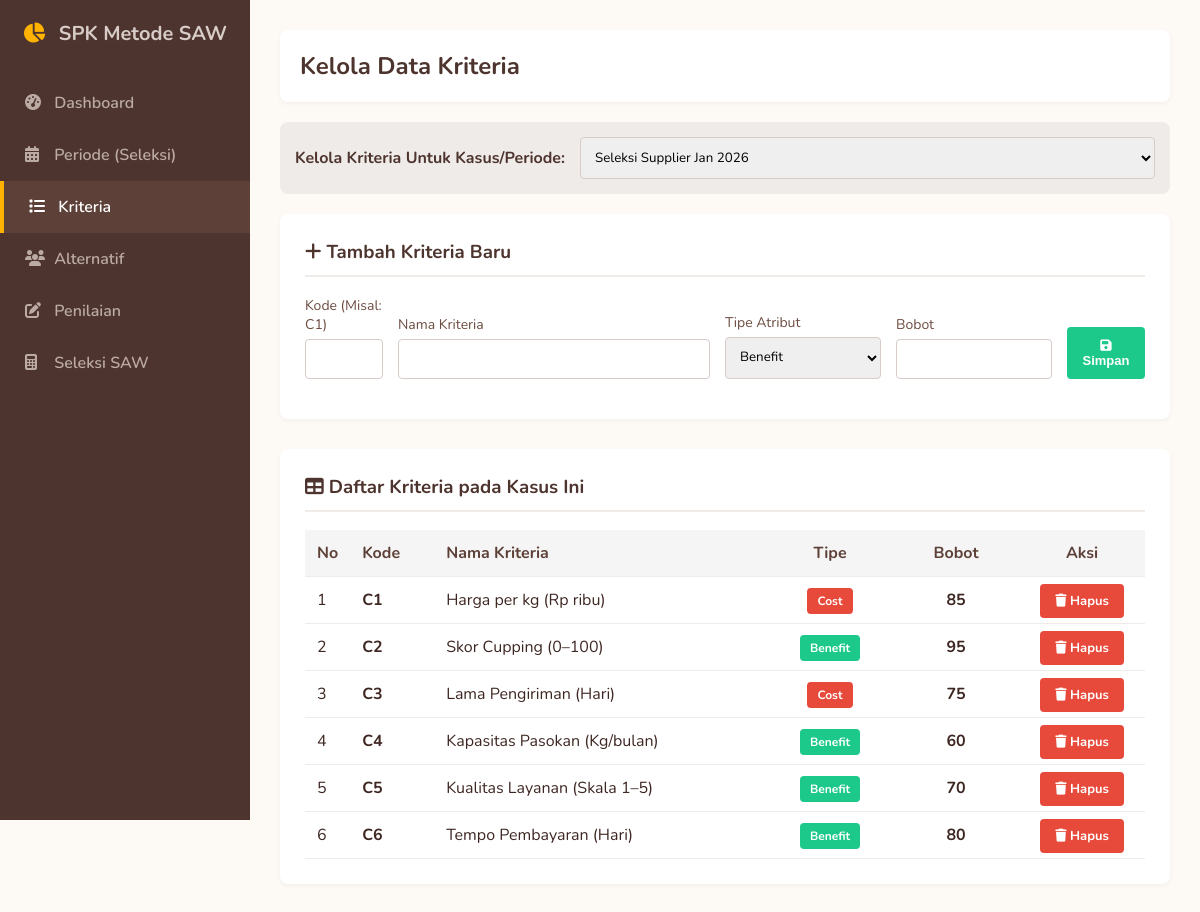
Page /kriteria.php on the committed database.
### tables this page shows
CREATE TABLE `kriteria` (
  `id_kriteria` int NOT NULL,
  `id_periode` int DEFAULT NULL,
  `kode_kriteria` varchar(10) NOT NULL,
  `nama_kriteria` varchar(100) NOT NULL,
  `tipe` enum('Benefit','Cost') NOT NULL,
  `bobot` float NOT NULL
);

### kriteria.php (the view, shortened to what this page needs)
<?php
include 'koneksi.php';
$queryPeriode = mysqli_query($conn, "SELECT * FROM periode ORDER BY id_periode DESC");
$periodeAktif = isset($_GET['id_periode']) ? $_GET['id_periode'] : '';
if (empty($periodeAktif) && mysqli_num_rows($queryPeriode) > 0) {
    $firstPeriode = mysqli_fetch_assoc(mysqli_query($conn, "SELECT id_periode FROM periode ORDER BY id_periode DESC LIMIT 1"));
    $periodeAktif = $firstPeriode['id_periode'];
}
$queryKriteria = mysqli_query($conn, "SELECT * FROM kriteria WHERE id_periode = '$periodeAktif' ORDER BY kode_kriteria ASC");
?>
<!DOCTYPE html>
<html lang="id">
<head>
    <link rel="stylesheet" href="https://cdnjs.cloudflare.com/ajax/libs/font-awesome/6.4.0/css/all.min.css">
</head>
<body>
    <div class="sidebar">
        <div class="sidebar-brand"><i class="fas fa-chart-pie"></i> SPK Metode SAW</div>
        <a href="index.php" class="nav-item"><i class="fas fa-tachometer-alt"></i> Dashboard</a>
        <a href="periode.php" class="nav-item"><i class="fas fa-calendar-alt"></i> Periode (Seleksi)</a>
        <a href="kriteria.php" class="nav-item active"><i class="fas fa-list"></i> Kriteria</a>
        <a href="alternatif.php" class="nav-item"><i class="fas fa-users"></i> Alternatif</a>
        <a href="penilaian.php" class="nav-item"><i class="fas fa-edit"></i> Penilaian</a>
        <a href="hitung.php" class="nav-item"><i class="fas fa-calculator"></i> Seleksi SAW</a>
    </div>
    <div class="main-content">
        <div class="header">
            <h2 style="margin: 0; color: #4e342e;">Kelola Data Kriteria</h2>
        </div>
        <div class="filter-box">
            <strong style="color: #4e342e;">Kelola Kriteria Untuk Kasus/Periode:</strong>
            <form action="" method="GET" style="display: flex; gap: 10px; flex: 1;">
                <select name="id_periode" style="flex: 1;" onchange="this.form.submit()">
                    <?php
                    mysqli_data_seek($queryPeriode, 0);
                    while($p = mysqli_fetch_assoc($queryPeriode)) {
                        $selected = ($p['id_periode'] == $periodeAktif) ? 'selected' : '';
                        echo "<option value='{$p['id_periode']}' $selected>{$p['nama_periode']}</option>";
                    }
                    ?>
                </select>
            </form>
        </div>
        <?php if(!empty($periodeAktif)) { ?>
        <div class="crud-box">
            <h3><i class="fas fa-plus"></i> Tambah Kriteria Baru</h3>
            <form action="" method="POST">
                <div class="form-row">
                    <div class="form-group" style="flex: 0.5;">
                        <label>Kode (Misal: C1)</label>
                        <input type="text" name="kode_kriteria" required>
                    </div>
                    <div class="form-group" style="flex: 2;">
                        <label>Nama Kriteria</label>
                        <input type="text" name="nama_kriteria" required>
                    </div>
                    <div class="form-group">
                        <label>Tipe Atribut</label>
                        <select name="tipe" required>
                            <option value="Benefit">Benefit</option>
                        </select>
                    </div>
                    <div class="form-group">
                        <label>Bobot</label>
                        <input type="number" step="0.01" name="bobot" required>
                    </div>
                    <div class="form-group" style="flex: 0.5;">
                        <button type="submit" name="simpan" class="btn btn-add" style="width: 100%; padding: 11px;"><i class="fas fa-save"></i> Simpan</button>
                    </div>
                </div>
            </form>
        </div>
        <div class="crud-box">
            <h3><i class="fas fa-table"></i> Daftar Kriteria pada Kasus Ini</h3>
            <table>
                <tr>
                    <th width="5%">No</th>
                    <th width="10%">Kode</th>
                    <th>Nama Kriteria</th>
                    <th width="15%" style="text-align: center;">Tipe</th>
                    <th width="15%" style="text-align: center;">Bobot</th>
                    <th width="15%" style="text-align: center;">Aksi</th>
                </tr>
                <?php
                $no = 1;
                while($row = mysqli_fetch_assoc($queryKriteria)) {
                    $badgeClass = ($row['tipe'] == 'Benefit') ? 'bg-benefit' : 'bg-cost';
                ?>
                <tr>
                    <td><?= $no++; ?></td>
                    <td><b><?= htmlspecialchars($row['kode_kriteria']); ?></b></td>
                    <td><?= htmlspecialchars($row['nama_kriteria']); ?></td>
                    <td style="text-align: center;"><span class="badge <?= $badgeClass ?>"><?= htmlspecialchars($row['tipe']); ?></span></td>
                    <td style="text-align: center; font-weight: bold;"><?= htmlspecialchars($row['bobot']); ?></td>
                    <td style="text-align: center;">
                        <a href="?hapus=<?= $row['id_kriteria']; ?>&id_periode=<?= $periodeAktif ?>" class="btn btn-del" onclick="return confirm('Yakin ingin menghapus kriteria ini?');"><i class="fas fa-trash"></i> Hapus</a>
                    </td>
                </tr>
                <?php } ?>
            </table>
        </div>
        <?php } else { ?>
            <div class="crud-box">
                <p style="text-align: center; color: #e74a3b; font-weight: bold;">Silakan pilih Studi Kasus/Periode terlebih dahulu!</p>
            </div>
        <?php } ?>
    </div>
</body>
</html>

### kriteria.php (style rules this page uses)
body { font-family: 'Nunito', sans-serif; background-color: #fdfaf6; margin: 0; display: flex; color: #3e2723; }
.sidebar { width: 250px; background-color: #4e342e; height: 100vh; padding-top: 20px; position: fixed; }
.sidebar-brand { text-align: center; font-size: 20px; font-weight: bold; color: #d7ccc8; margin-bottom: 30px; }
.sidebar-brand i { color: #ffb300; margin-right: 8px; }
.nav-item { padding: 15px 25px; display: block; color: #bcaaa4; text-decoration: none; font-weight: 600; transition: 0.2s; }
.nav-item:hover, .nav-item.active { color: #fff; background-color: #5d4037; border-left: 4px solid #ffb300; }
.nav-item i { width: 25px; }
.main-content { margin-left: 250px; padding: 30px; width: 100%; box-sizing: border-box; }
.header { background: #fff; padding: 20px; border-radius: 8px; box-shadow: 0 2px 4px rgba(0,0,0,0.04); margin-bottom: 20px; }
.crud-box { background: #fff; padding: 25px; border-radius: 8px; box-shadow: 0 2px 4px rgba(0,0,0,0.04); margin-bottom: 30px; }
.crud-box h3 { margin-top: 0; color: #4e342e; border-bottom: 2px solid #efebe9; padding-bottom: 10px; }
table { width: 100%; border-collapse: collapse; margin-top: 15px; }
th, td { padding: 12px; text-align: left; border-bottom: 1px solid #efebe9; }
th { background-color: #f5f5f5; color: #5d4037; }
.btn { padding: 8px 15px; border: none; border-radius: 4px; cursor: pointer; color: white; font-weight: bold; text-decoration: none; font-size: 13px; }
.btn-add { background-color: #1cc88a; }
.btn-del { background-color: #e74a3b; }
.form-row { display: flex; gap: 15px; margin-bottom: 15px; align-items: flex-end; }
.form-group { flex: 1; }
.form-group label { display:block; margin-bottom:5px; color:#6d4c41; font-size: 14px; }
input[type="text"], input[type="number"], select { width: 100%; padding: 10px; border: 1px solid #d7ccc8; border-radius: 4px; box-sizing: border-box; font-family: inherit; }
.badge { padding: 5px 10px; border-radius: 4px; font-size: 12px; font-weight: bold; color: white; }
.bg-benefit { background-color: #1cc88a; }
.bg-cost { background-color: #e74a3b; }
.filter-box { background: #efebe9; padding: 15px; border-radius: 8px; margin-bottom: 20px; display: flex; gap: 15px; align-items: center; }

### rows in the picture
kriteria: kode_kriteria "C1", nama_kriteria "Harga per kg (Rp ribu)", tipe "Cost", bobot "85"
kriteria: kode_kriteria "C2", nama_kriteria "Skor Cupping (0–100)", tipe "Benefit", bobot "95"
kriteria: kode_kriteria "C3", nama_kriteria "Lama Pengiriman (Hari)", tipe "Cost", bobot "75"
kriteria: kode_kriteria "C4", nama_kriteria "Kapasitas Pasokan (Kg/bulan)", tipe "Benefit", bobot "60"
kriteria: kode_kriteria "C5", nama_kriteria "Kualitas Layanan (Skala 1–5)", tipe "Benefit", bobot "70"
kriteria: kode_kriteria "C6", nama_kriteria "Tempo Pembayaran (Hari)", tipe "Benefit", bobot "80"

### other values in the picture
form field id_periode "Seleksi Supplier Jan 2026"
